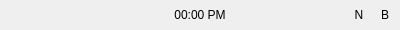
<?xml version="1.0" encoding="UTF-8"?>
<ui version="4.0">
 <class>StatusBarWidget</class>
 <widget class="QWidget" name="StatusBarWidget">
  <property name="geometry">
   <rect>
    <x>0</x>
    <y>0</y>
    <width>400</width>
    <height>30</height>
   </rect>
  </property>
  <property name="windowTitle">
   <string>StatusBar</string>
  </property>
  <layout class="QHBoxLayout" name="horizontalLayout">
   <property name="spacing">
    <number>6</number>
   </property>
   <property name="leftMargin">
    <number>5</number>
   </property>
   <property name="topMargin">
    <number>0</number>
   </property>
   <property name="rightMargin">
    <number>5</number>
   </property>
   <property name="bottomMargin">
    <number>0</number>
   </property>
   <item>
    <widget class="QLabel" name="wifiIconLabel">
     <property name="minimumSize">
      <size>
       <width>20</width>
       <height>20</height>
      </size>
     </property>
     <property name="font">
      <font>
       <pointsize>9</pointsize>
      </font>
     </property>
     <property name="text">
      <string/>
     </property>
     <property name="pixmap">
      <pixmap resource="../res/resource.qrc">:/icons/wifi.png</pixmap>
     </property>
     <property name="alignment">
      <set>Qt::AlignCenter</set>
     </property>
    </widget>
   </item>
   <item>
    <widget class="QLabel" name="volumeIconLabel">
     <property name="minimumSize">
      <size>
       <width>20</width>
       <height>20</height>
      </size>
     </property>
     <property name="font">
      <font>
       <pointsize>9</pointsize>
      </font>
     </property>
     <property name="text">
      <string/>
     </property>
     <property name="pixmap">
      <pixmap resource="../res/resource.qrc">:/icons/sound_on.png</pixmap>
     </property>
     <property name="alignment">
      <set>Qt::AlignCenter</set>
     </property>
    </widget>
   </item>
   <item>
    <spacer name="leftSpacer">
     <property name="orientation">
      <enum>Qt::Horizontal</enum>
     </property>
     <property name="sizeType">
      <enum>QSizePolicy::Expanding</enum>
     </property>
     <property name="sizeHint" stdset="0">
      <size>
       <width>10</width>
       <height>20</height>
      </size>
     </property>
    </spacer>
   </item>
   <item>
    <widget class="QLabel" name="timeLabel">
     <property name="font">
      <font>
       <pointsize>9</pointsize>
      </font>
     </property>
     <property name="text">
      <string>00:00 PM</string>
     </property>
     <property name="alignment">
      <set>Qt::AlignCenter</set>
     </property>
    </widget>
   </item>
   <item>
    <spacer name="rightSpacer">
     <property name="orientation">
      <enum>Qt::Horizontal</enum>
     </property>
     <property name="sizeType">
      <enum>QSizePolicy::Expanding</enum>
     </property>
     <property name="sizeHint" stdset="0">
      <size>
       <width>10</width>
       <height>20</height>
      </size>
     </property>
    </spacer>
   </item>
   <item>
    <widget class="QLabel" name="notificationIconLabel">
     <property name="minimumSize">
      <size>
       <width>20</width>
       <height>20</height>
      </size>
     </property>
     <property name="font">
      <font>
       <pointsize>9</pointsize>
      </font>
     </property>
     <property name="text">
      <string>N</string>
     </property>
     <property name="alignment">
      <set>Qt::AlignCenter</set>
     </property>
    </widget>
   </item>
   <item>
    <widget class="QLabel" name="batteryIconLabel">
     <property name="minimumSize">
      <size>
       <width>20</width>
       <height>20</height>
      </size>
     </property>
     <property name="font">
      <font>
       <pointsize>9</pointsize>
      </font>
     </property>
     <property name="text">
      <string>B</string>
     </property>
     <property name="alignment">
      <set>Qt::AlignCenter</set>
     </property>
    </widget>
   </item>
  </layout>
 </widget>
 <resources>
  <include location="../res/resource.qrc"/>
 </resources>
 <connections/>
</ui>
